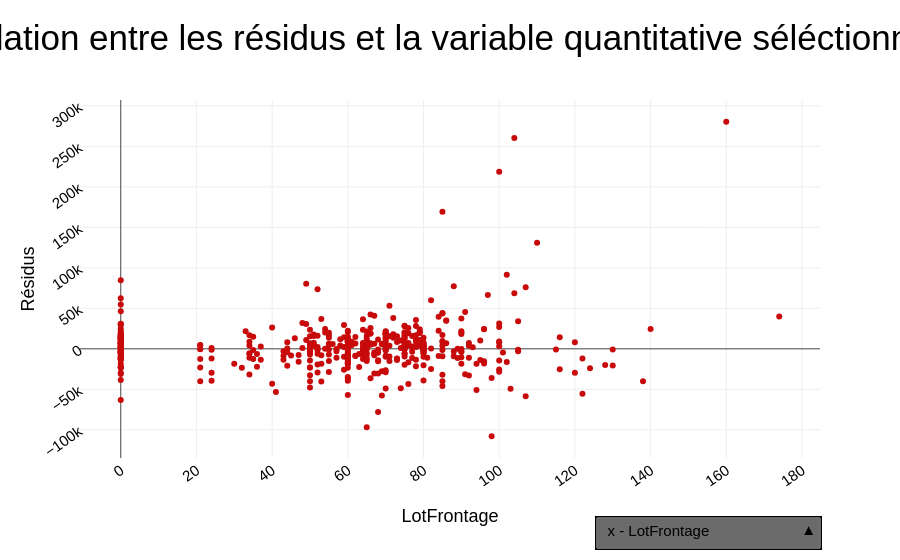

Here is the notebook cell this chart was saved with:
### Code cell
numerical_cols = [
    col
    for col in df_test.columns
    if pd.api.types.is_any_real_numeric_dtype(df_test[col])
]

scat(
    df_test,
    "LotFrontage",
    "residus",
    numerical_cols,
)

### Figure 1 — Plotly figure (JSON) as saved in the notebook; plotly's stock layout.template omitted (floating-point values rounded to 4 significant figures; data arrays with more than 128 entries replaced by an {"elided": "..."} marker saying what was removed)
{"data": [{"marker": {"color": "rgb(200, 10, 10)"}, "mode": "markers", "type": "scatter", "x": {"elided": "482 int values"}, "y": {"elided": "482 float values"}}], "layout": {"title": {"text": "Relation entre les résidus et la variable quantitative séléctionnée"}, "updatemenus": [{"bgcolor": "#6B6B6B", "bordercolor": "#000000", "borderwidth": 1.5, "buttons": [{"args": [{"x": {"elided": "1x482 int values"}}, {"xaxis": {"title": "LotFrontage"}}], "label": "x - LotFrontage", "method": "update"}, {"args": [{"x": {"elided": "1x482 int values"}}, {"xaxis": {"title": "LotArea"}}], "label": "x - LotArea", "method": "update"}, {"args": [{"x": {"elided": "1x482 int values"}}, {"xaxis": {"title": "MasVnrArea"}}], "label": "x - MasVnrArea", "method": "update"}, {"args": [{"x": {"elided": "1x482 int values"}}, {"xaxis": {"title": "BsmtFinSF1"}}], "label": "x - BsmtFinSF1", "method": "update"}, {"args": [{"x": {"elided": "1x482 int values"}}, {"xaxis": {"title": "BsmtFinSF2"}}], "label": "x - BsmtFinSF2", "method": "update"}, {"args": [{"x": {"elided": "1x482 int values"}}, {"xaxis": {"title": "BsmtUnfSF"}}], "label": "x - BsmtUnfSF", "method": "update"}, {"args": [{"x": {"elided": "1x482 int values"}}, {"xaxis": {"title": "TotalBsmtSF"}}], "label": "x - TotalBsmtSF", "method": "update"}, {"args": [{"x": {"elided": "1x482 int values"}}, {"xaxis": {"title": "FirstFlrSF"}}], "label": "x - FirstFlrSF", "method": "update"}, {"args": [{"x": {"elided": "1x482 int values"}}, {"xaxis": {"title": "SecondFlrSF"}}], "label": "x - SecondFlrSF", "method": "update"}, {"args": [{"x": {"elided": "1x482 int values"}}, {"xaxis": {"title": "LowQualFinSF"}}], "label": "x - LowQualFinSF", "method": "update"}, {"args": [{"x": {"elided": "1x482 int values"}}, {"xaxis": {"title": "GrLivArea"}}], "label": "x - GrLivArea", "method": "update"}, {"args": [{"x": {"elided": "1x482 int values"}}, {"xaxis": {"title": "BsmtFullBath"}}], "label": "x - BsmtFullBath", "method": "update"}, {"args": [{"x": {"elided": "1x482 int values"}}, {"xaxis": {"title": "BsmtHalfBath"}}], "label": "x - BsmtHalfBath", "method": "update"}, {"args": [{"x": {"elided": "1x482 int values"}}, {"xaxis": {"title": "FullBath"}}], "label": "x - FullBath", "method": "update"}, {"args": [{"x": {"elided": "1x482 int values"}}, {"xaxis": {"title": "HalfBath"}}], "label": "x - HalfBath", "method": "update"}, {"args": [{"x": {"elided": "1x482 int values"}}, {"xaxis": {"title": "BedroomAbvGr"}}], "label": "x - BedroomAbvGr", "method": "update"}, {"args": [{"x": {"elided": "1x482 int values"}}, {"xaxis": {"title": "KitchenAbvGr"}}], "label": "x - KitchenAbvGr", "method": "update"}, {"args": [{"x": {"elided": "1x482 int values"}}, {"xaxis": {"title": "TotRmsAbvGrd"}}], "label": "x - TotRmsAbvGrd", "method": "update"}, {"args": [{"x": {"elided": "1x482 int values"}}, {"xaxis": {"title": "Fireplaces"}}], "label": "x - Fireplaces", "method": "update"}, {"args": [{"x": {"elided": "1x482 int values"}}, {"xaxis": {"title": "GarageCars"}}], "label": "x - GarageCars", "method": "update"}, {"args": [{"x": {"elided": "1x482 int values"}}, {"xaxis": {"title": "GarageArea"}}], "label": "x - GarageArea", "method": "update"}, {"args": [{"x": {"elided": "1x482 int values"}}, {"xaxis": {"title": "WoodDeckSF"}}], "label": "x - WoodDeckSF", "method": "update"}, {"args": [{"x": {"elided": "1x482 int values"}}, {"xaxis": {"title": "OpenPorchSF"}}], "label": "x - OpenPorchSF", "method": "update"}, {"args": [{"x": {"elided": "1x482 int values"}}, {"xaxis": {"title": "EnclosedPorch"}}], "label": "x - EnclosedPorch", "method": "update"}, {"args": [{"x": {"elided": "1x482 int values"}}, {"xaxis": {"title": "3SsnPorch"}}], "label": "x - 3SsnPorch", "method": "update"}, {"args": [{"x": {"elided": "1x482 int values"}}, {"xaxis": {"title": "ScreenPorch"}}], "label": "x - ScreenPorch", "method": "update"}, {"args": [{"x": {"elided": "1x482 int values"}}, {"xaxis": {"title": "PoolArea"}}], "label": "x - PoolArea", "method": "update"}, {"args": [{"x": {"elided": "1x482 int values"}}, {"xaxis": {"title": "MiscVal"}}], "label": "x - MiscVal", "method": "update"}, {"args": [{"x": {"elided": "1x482 int values"}}, {"xaxis": {"title": "SalePrice"}}], "label": "x - SalePrice", "method": "update"}, {"args": [{"x": {"elided": "1x482 int values"}}, {"xaxis": {"title": "HouseAgeAtSale"}}], "label": "x - HouseAgeAtSale", "method": "update"}, {"args": [{"x": {"elided": "1x482 int values"}}, {"xaxis": {"title": "DiffYearsRemodAddBuilt"}}], "label": "x - DiffYearsRemodAddBuilt", "method": "update"}, {"args": [{"x": {"elided": "1x482 int values"}}, {"xaxis": {"title": "DiffYearsGarageBuilt"}}], "label": "x - DiffYearsGarageBuilt", "method": "update"}, {"args": [{"x": {"elided": "1x482 float values"}}, {"xaxis": {"title": "SinMoSold"}}], "label": "x - SinMoSold", "method": "update"}, {"args": [{"x": {"elided": "1x482 float values"}}, {"xaxis": {"title": "CosMoSold"}}], "label": "x - CosMoSold", "method": "update"}, {"args": [{"x": {"elided": "1x482 int values"}}, {"xaxis": {"title": "LotShape_ord"}}], "label": "x - LotShape_ord", "method": "update"}, {"args": [{"x": {"elided": "1x482 int values"}}, {"xaxis": {"title": "LandContour_ord"}}], "label": "x - LandContour_ord", "method": "update"}, {"args": [{"x": {"elided": "1x482 int values"}}, {"xaxis": {"title": "Utilities_ord"}}], "label": "x - Utilities_ord", "method": "update"}, {"args": [{"x": {"elided": "1x482 int values"}}, {"xaxis": {"title": "LandSlope_ord"}}], "label": "x - LandSlope_ord", "method": "update"}, {"args": [{"x": {"elided": "1x482 int values"}}, {"xaxis": {"title": "OverallQual_ord"}}], "label": "x - OverallQual_ord", "method": "update"}, {"args": [{"x": {"elided": "1x482 int values"}}, {"xaxis": {"title": "OverallCond_ord"}}], "label": "x - OverallCond_ord", "method": "update"}, {"args": [{"x": {"elided": "1x482 int values"}}, {"xaxis": {"title": "BsmtExposure_ord"}}], "label": "x - BsmtExposure_ord", "method": "update"}, {"args": [{"x": {"elided": "1x482 int values"}}, {"xaxis": {"title": "BsmtFinType1_ord"}}], "label": "x - BsmtFinType1_ord", "method": "update"}, {"args": [{"x": {"elided": "1x482 int values"}}, {"xaxis": {"title": "BsmtFinType2_ord"}}], "label": "x - BsmtFinType2_ord", "method": "update"}, {"args": [{"x": {"elided": "1x482 int values"}}, {"xaxis": {"title": "Functional_ord"}}], "label": "x - Functional_ord", "method": "update"}, {"args": [{"x": {"elided": "1x482 int values"}}, {"xaxis": {"title": "GarageFinish_ord"}}], "label": "x - GarageFinish_ord", "method": "update"}, {"args": [{"x": {"elided": "1x482 int values"}}, {"xaxis": {"title": "FullBath_tot"}}], "label": "x - FullBath_tot", "method": "update"}, {"args": [{"x": {"elided": "1x482 int values"}}, {"xaxis": {"title": "HalfBath_tot"}}], "label": "x - HalfBath_tot", "method": "update"}, {"args": [{"x": {"elided": "1x482 float values"}}, {"xaxis": {"title": "SalePrice_pred"}}], "label": "x - SalePrice_pred", "method": "update"}, {"args": [{"x": {"elided": "1x482 float values"}}, {"xaxis": {"title": "residus"}}], "label": "x - residus", "method": "update"}], "direction": "up", "showactive": true, "x": 1, "xanchor": "right", "y": -0.25, "yanchor": "bottom"}], "xaxis": {"title": {"text": "LotFrontage"}}, "yaxis": {"title": {"text": "Résidus"}}}}
